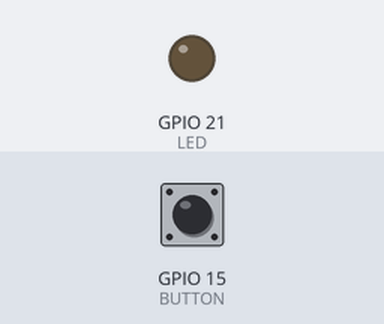
Bench run of a sketch on a simulated ESP32. Shown: output pins drawn as LEDs (lit = HIGH). The inputs (shaded band) are chosen by the test bench; at power-on: GPIO 15 (BUTTON) HIGH. WiFi joins after 1.5 s; servers stay silent unless stated; random numbers use the default seed unless the sketch sets one; the camera gives no picture; what the sketch prints to the serial monitor is not drawn.

Above: at 3.3 s.
3.4 s: GPIO 15 (BUTTON) pulled LOW for 3.2 s
At 4.2 s:
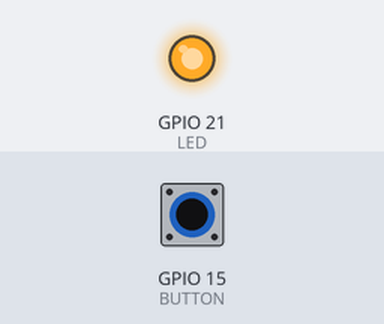
Timing chart, 0 to 8.9 s (numbered marks = the images above; inputs shaded):
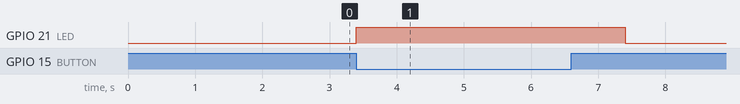

Measured:
- after the input at 3.4 s, GPIO 21 (LED): LOW → HIGH at once, → LOW 4.0 s later

The sketch:

Smart_Door_Bell_using_Blynk_ESPEYE.ino
```cpp
#include "esp_camera.h"
#include <WiFi.h>
#include <WiFiClient.h>
#include <BlynkSimpleEsp32.h>
//
// WARNING!!! Make sure that you have either selected ESP32 Wrover Module,
//            or another board which has PSRAM enabled
//

// Select camera model
//#define CAMERA_MODEL_WROVER_KIT
#define CAMERA_MODEL_ESP_EYE
//#define CAMERA_MODEL_M5STACK_PSRAM
//#define CAMERA_MODEL_M5STACK_WIDE
//#define CAMERA_MODEL_AI_THINKER

#include "camera_pins.h"


#define LED 21
#define BUTTON 15

const char* ssid = "SSID";
const char* password = "PASS";
char auth[] = "AUTH_TOKEN";

String my_Local_IP;

void startCameraServer();


void capture()
{
  digitalWrite(LED,HIGH);
  uint32_t number = random(40000000);
  Blynk.notify("Someone is at the door..");
  Serial.println("http://"+my_Local_IP+"/capture?_cb="+ (String)number);
  Blynk.setProperty(V1, "urls", "http://"+my_Local_IP+"/capture?_cb="+(String)number);
  delay(1000);
  digitalWrite(LED,LOW);

}
void setup() {
  Serial.begin(115200);
  pinMode(LED,OUTPUT);
  Serial.setDebugOutput(true);
  Serial.println();

  camera_config_t config;
  config.ledc_channel = LEDC_CHANNEL_0;
  config.ledc_timer = LEDC_TIMER_0;
  config.pin_d0 = Y2_GPIO_NUM;
  config.pin_d1 = Y3_GPIO_NUM;
  config.pin_d2 = Y4_GPIO_NUM;
  config.pin_d3 = Y5_GPIO_NUM;
  config.pin_d4 = Y6_GPIO_NUM;
  config.pin_d5 = Y7_GPIO_NUM;
  config.pin_d6 = Y8_GPIO_NUM;
  config.pin_d7 = Y9_GPIO_NUM;
  config.pin_xclk = XCLK_GPIO_NUM;
  config.pin_pclk = PCLK_GPIO_NUM;
  config.pin_vsync = VSYNC_GPIO_NUM;
  config.pin_href = HREF_GPIO_NUM;
  config.pin_sscb_sda = SIOD_GPIO_NUM;
  config.pin_sscb_scl = SIOC_GPIO_NUM;
  config.pin_pwdn = PWDN_GPIO_NUM;
  config.pin_reset = RESET_GPIO_NUM;
  config.xclk_freq_hz = 20000000;
  config.pixel_format = PIXFORMAT_JPEG;
  //init with high specs to pre-allocate larger buffers
  if (psramFound()) {
    config.frame_size = FRAMESIZE_UXGA;
    config.jpeg_quality = 10;
    config.fb_count = 2;
  } else {
    config.frame_size = FRAMESIZE_SVGA;
    config.jpeg_quality = 12;
    config.fb_count = 1;
  }

#if defined(CAMERA_MODEL_ESP_EYE)
  pinMode(13, INPUT_PULLUP);
  pinMode(14, INPUT_PULLUP);
#endif

  // camera init
  esp_err_t err = esp_camera_init(&config);
  if (err != ESP_OK) {
    Serial.printf("Camera init failed with error 0x%x", err);
    return;
  }

  sensor_t * s = esp_camera_sensor_get();
  //initial sensors are flipped vertically and colors are a bit saturated
  if (s->id.PID == OV3660_PID) {
    s->set_vflip(s, 1);//flip it back
    s->set_brightness(s, 1);//up the blightness just a bit
    s->set_saturation(s, -2);//lower the saturation
  }
  //drop down frame size for higher initial frame rate
  s->set_framesize(s, FRAMESIZE_QVGA);

#if defined(CAMERA_MODEL_M5STACK_WIDE)
  s->set_vflip(s, 1);
  s->set_hmirror(s, 1);
#endif

  WiFi.begin(ssid, password);

  while (WiFi.status() != WL_CONNECTED) {
    delay(500);
    Serial.print(".");
  }
  Serial.println("");
  Serial.println("WiFi connected");

  startCameraServer();

  Serial.print("Camera Ready! Use 'http://");
  Serial.print(WiFi.localIP());
  my_Local_IP = WiFi.localIP().toString();
  Serial.println("' to connect");
  Blynk.begin(auth, ssid, password);
}

void loop() {
  // put your main code here, to run repeatedly:
  Blynk.run();
  if(digitalRead(BUTTON) == LOW)
  capture();
}
```

camera_pins.h
```cpp
#if defined(CAMERA_MODEL_WROVER_KIT)
#define PWDN_GPIO_NUM    -1
#define RESET_GPIO_NUM   -1
#define XCLK_GPIO_NUM    21
#define SIOD_GPIO_NUM    26
#define SIOC_GPIO_NUM    27

#define Y9_GPIO_NUM      35
#define Y8_GPIO_NUM      34
#define Y7_GPIO_NUM      39
#define Y6_GPIO_NUM      36
#define Y5_GPIO_NUM      19
#define Y4_GPIO_NUM      18
#define Y3_GPIO_NUM       5
#define Y2_GPIO_NUM       4
#define VSYNC_GPIO_NUM   25
#define HREF_GPIO_NUM    23
#define PCLK_GPIO_NUM    22

#elif defined(CAMERA_MODEL_ESP_EYE)
#define PWDN_GPIO_NUM    -1
#define RESET_GPIO_NUM   -1
#define XCLK_GPIO_NUM    4
#define SIOD_GPIO_NUM    18
#define SIOC_GPIO_NUM    23

#define Y9_GPIO_NUM      36
#define Y8_GPIO_NUM      37
#define Y7_GPIO_NUM      38
#define Y6_GPIO_NUM      39
#define Y5_GPIO_NUM      35
#define Y4_GPIO_NUM      14
#define Y3_GPIO_NUM      13
#define Y2_GPIO_NUM      34
#define VSYNC_GPIO_NUM   5
#define HREF_GPIO_NUM    27
#define PCLK_GPIO_NUM    25

#elif defined(CAMERA_MODEL_M5STACK_PSRAM)
#define PWDN_GPIO_NUM     -1
#define RESET_GPIO_NUM    15
#define XCLK_GPIO_NUM     27
#define SIOD_GPIO_NUM     25
#define SIOC_GPIO_NUM     23

#define Y9_GPIO_NUM       19
#define Y8_GPIO_NUM       36
#define Y7_GPIO_NUM       18
#define Y6_GPIO_NUM       39
#define Y5_GPIO_NUM        5
#define Y4_GPIO_NUM       34
#define Y3_GPIO_NUM       35
#define Y2_GPIO_NUM       32
#define VSYNC_GPIO_NUM    22
#define HREF_GPIO_NUM     26
#define PCLK_GPIO_NUM     21

#elif defined(CAMERA_MODEL_M5STACK_WIDE)
#define PWDN_GPIO_NUM     -1
#define RESET_GPIO_NUM    15
#define XCLK_GPIO_NUM     27
#define SIOD_GPIO_NUM     22
#define SIOC_GPIO_NUM     23

#define Y9_GPIO_NUM       19
#define Y8_GPIO_NUM       36
#define Y7_GPIO_NUM       18
#define Y6_GPIO_NUM       39
#define Y5_GPIO_NUM        5
#define Y4_GPIO_NUM       34
#define Y3_GPIO_NUM       35
#define Y2_GPIO_NUM       32
#define VSYNC_GPIO_NUM    25
#define HREF_GPIO_NUM     26
#define PCLK_GPIO_NUM     21

#elif defined(CAMERA_MODEL_AI_THINKER)
#define PWDN_GPIO_NUM     32
#define RESET_GPIO_NUM    -1
#define XCLK_GPIO_NUM      0
#define SIOD_GPIO_NUM     26
#define SIOC_GPIO_NUM     27

#define Y9_GPIO_NUM       35
#define Y8_GPIO_NUM       34
#define Y7_GPIO_NUM       39
#define Y6_GPIO_NUM       36
#define Y5_GPIO_NUM       21
#define Y4_GPIO_NUM       19
#define Y3_GPIO_NUM       18
#define Y2_GPIO_NUM        5
#define VSYNC_GPIO_NUM    25
#define HREF_GPIO_NUM     23
#define PCLK_GPIO_NUM     22

#else
#error "Camera model not selected"
#endif
```
